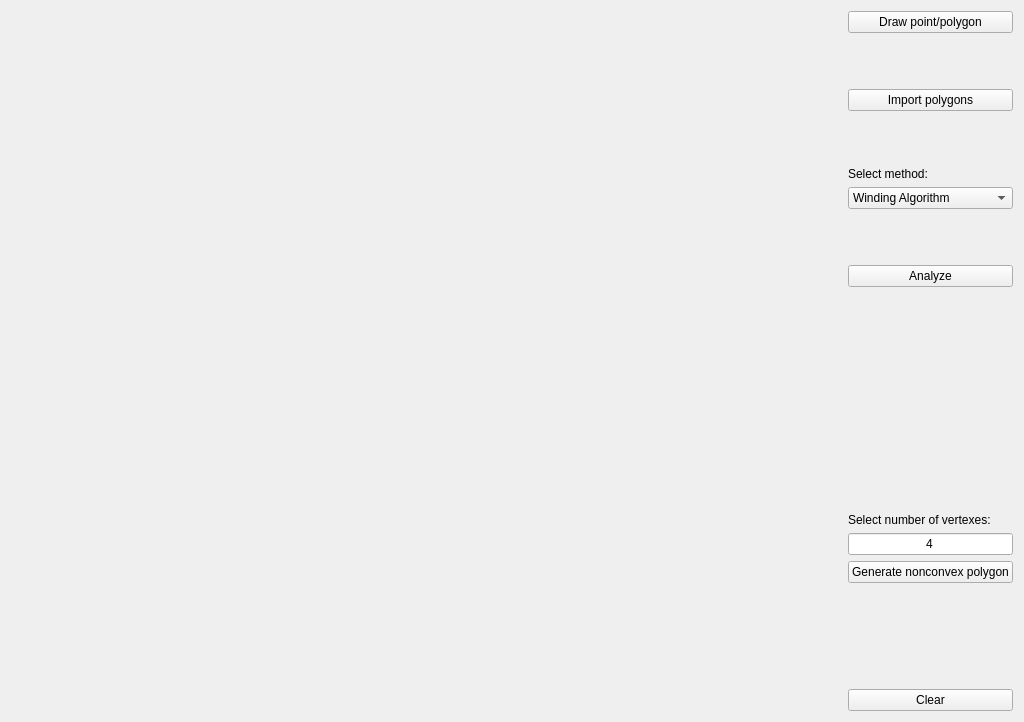
<?xml version="1.0" encoding="UTF-8"?>
<ui version="4.0">
 <class>Widget</class>
 <widget class="QWidget" name="Widget">
  <property name="geometry">
   <rect>
    <x>0</x>
    <y>0</y>
    <width>1024</width>
    <height>722</height>
   </rect>
  </property>
  <property name="windowTitle">
   <string>Analyze point and polygon position</string>
  </property>
  <layout class="QHBoxLayout" name="horizontalLayout">
   <item>
    <widget class="Draw" name="Canvas" native="true">
     <property name="sizePolicy">
      <sizepolicy hsizetype="Preferred" vsizetype="Preferred">
       <horstretch>1</horstretch>
       <verstretch>1</verstretch>
      </sizepolicy>
     </property>
    </widget>
   </item>
   <item>
    <layout class="QVBoxLayout" name="verticalLayout">
     <item>
      <widget class="QPushButton" name="drawMode">
       <property name="text">
        <string>Draw point/polygon</string>
       </property>
      </widget>
     </item>
     <item>
      <spacer name="verticalSpacer_3">
       <property name="orientation">
        <enum>Qt::Vertical</enum>
       </property>
       <property name="sizeHint" stdset="0">
        <size>
         <width>20</width>
         <height>40</height>
        </size>
       </property>
      </spacer>
     </item>
     <item>
      <widget class="QPushButton" name="importPolygons">
       <property name="text">
        <string>Import polygons</string>
       </property>
      </widget>
     </item>
     <item>
      <spacer name="verticalSpacer_4">
       <property name="orientation">
        <enum>Qt::Vertical</enum>
       </property>
       <property name="sizeHint" stdset="0">
        <size>
         <width>20</width>
         <height>10</height>
        </size>
       </property>
      </spacer>
     </item>
     <item>
      <widget class="QLabel" name="label_2">
       <property name="text">
        <string>Select method:</string>
       </property>
      </widget>
     </item>
     <item>
      <widget class="QComboBox" name="comboBox">
       <item>
        <property name="text">
         <string>Winding Algorithm</string>
        </property>
       </item>
       <item>
        <property name="text">
         <string>Ray Crossing Algorithm</string>
        </property>
       </item>
      </widget>
     </item>
     <item>
      <spacer name="verticalSpacer_2">
       <property name="orientation">
        <enum>Qt::Vertical</enum>
       </property>
       <property name="sizeType">
        <enum>QSizePolicy::Fixed</enum>
       </property>
       <property name="sizeHint" stdset="0">
        <size>
         <width>20</width>
         <height>50</height>
        </size>
       </property>
      </spacer>
     </item>
     <item>
      <widget class="QPushButton" name="analyze">
       <property name="text">
        <string>Analyze</string>
       </property>
      </widget>
     </item>
     <item>
      <widget class="QLabel" name="label">
       <property name="text">
        <string/>
       </property>
      </widget>
     </item>
     <item>
      <spacer name="verticalSpacer">
       <property name="orientation">
        <enum>Qt::Vertical</enum>
       </property>
       <property name="sizeHint" stdset="0">
        <size>
         <width>20</width>
         <height>200</height>
        </size>
       </property>
      </spacer>
     </item>
     <item>
      <widget class="QLabel" name="label_3">
       <property name="text">
        <string>Select number of vertexes:</string>
       </property>
      </widget>
     </item>
     <item>
      <widget class="QLineEdit" name="n_points">
       <property name="text">
        <string>4</string>
       </property>
       <property name="maxLength">
        <number>100</number>
       </property>
       <property name="cursorPosition">
        <number>1</number>
       </property>
       <property name="alignment">
        <set>Qt::AlignCenter</set>
       </property>
       <property name="readOnly">
        <bool>false</bool>
       </property>
      </widget>
     </item>
     <item>
      <widget class="QPushButton" name="generatePolygon">
       <property name="text">
        <string>Generate nonconvex polygon</string>
       </property>
      </widget>
     </item>
     <item>
      <spacer name="verticalSpacer_5">
       <property name="orientation">
        <enum>Qt::Vertical</enum>
       </property>
       <property name="sizeHint" stdset="0">
        <size>
         <width>20</width>
         <height>100</height>
        </size>
       </property>
      </spacer>
     </item>
     <item>
      <widget class="QPushButton" name="clear">
       <property name="text">
        <string>Clear</string>
       </property>
      </widget>
     </item>
    </layout>
   </item>
  </layout>
 </widget>
 <customwidgets>
  <customwidget>
   <class>Draw</class>
   <extends>QWidget</extends>
   <header>draw.h</header>
   <container>1</container>
  </customwidget>
 </customwidgets>
 <resources/>
 <connections/>
</ui>
